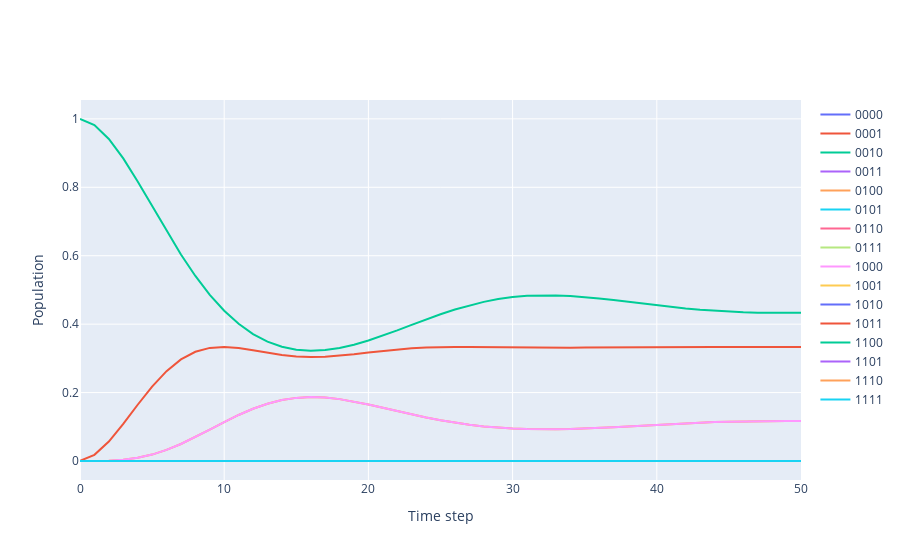

The notebook cell saved with this chart:
### Code cell
fig = go.Figure()
for i in range(16):
    data = [l[i] for l in lines]
    fig.add_trace(go.Scatter(y=data, name=f"{i:04b}"))
fig.update_yaxes(title="Population")
fig.update_xaxes(title="Time step")
